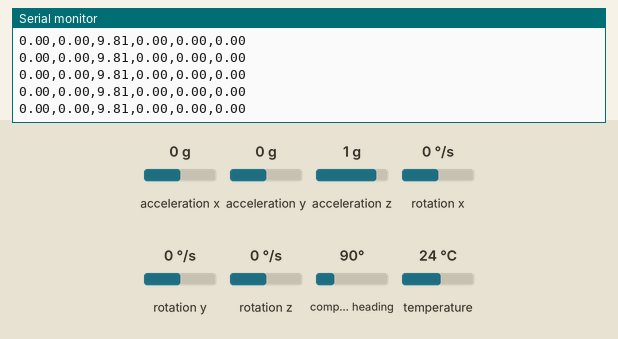
Simulated run of this sketch. Board: ESP32. Shown: the last lines printed to the serial monitor. The test bench sets the inputs (shaded band); at power-on: acceleration x 0 g, acceleration y 0 g, acceleration z 1 g, rotation x 0 °/s, rotation y 0 °/s, rotation z 0 °/s, compass heading 90°, temperature 24 °C. Nothing arrives over Bluetooth unless stated; a phone connects over Bluetooth LE 3 s after start.

Above: at 1.2 s.
1.3 s: acceleration x set to -1.4 g
At 1.33 s:
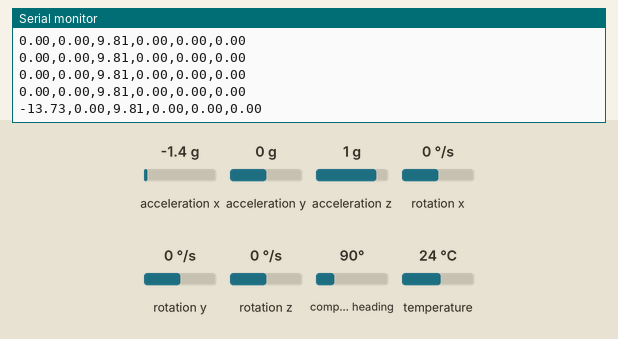
2.8 s: acceleration y set to -1.4 g
At 2.8 s:
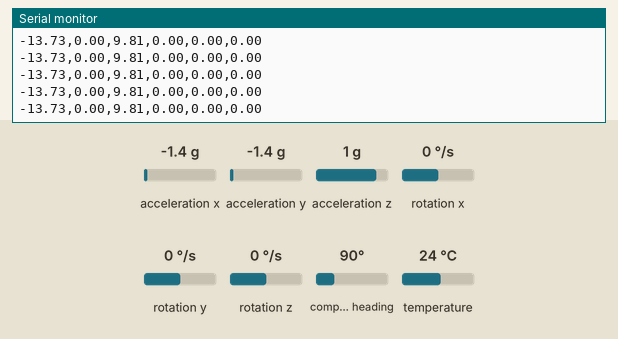
4.3 s: acceleration z set to -1.4 g
At 4.32 s:
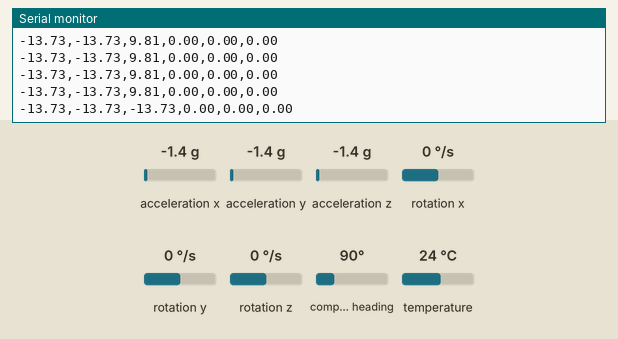
5.8 s: rotation x set to -192 °/s
At 5.8 s:
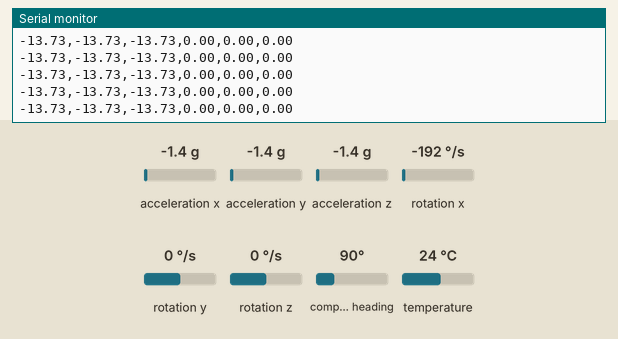
7.3 s: rotation y set to -192 °/s
At 7.32 s:
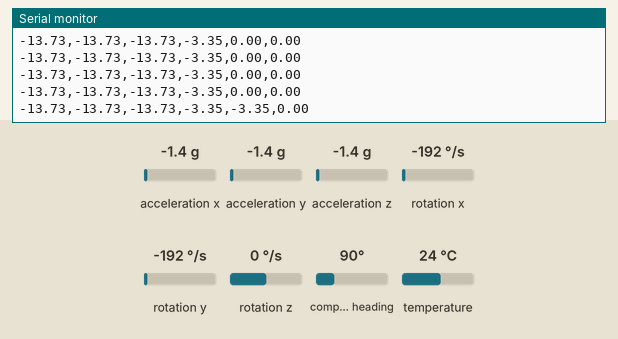

The sketch:

mar27_swipe_esp.ino
```cpp
#include <Adafruit_LSM9DS1.h>
#include <Wire.h>
#include <BLEDevice.h>
#include <BLEServer.h>
#include <BLEUtils.h>
#include <BLE2902.h>

// Nordic UART Service UUIDs (standard for BLE serial)
#define SERVICE_UUID        "6E400001-B5A3-F393-E0A9-E50E24DCCA9E"
#define TX_CHAR_UUID        "6E400003-B5A3-F393-E0A9-E50E24DCCA9E"

Adafruit_LSM9DS1 lsm = Adafruit_LSM9DS1();
BLECharacteristic *pTxCharacteristic;
bool deviceConnected = false;

class MyServerCallbacks : public BLEServerCallbacks {
  void onConnect(BLEServer *pServer) { deviceConnected = true; }
  void onDisconnect(BLEServer *pServer) {
    deviceConnected = false;
    pServer->getAdvertising()->start(); // restart advertising
  }
};

void setup() {
  Serial.begin(115200);

  if (!lsm.begin()) {
    Serial.println("LSM9DS1 Sensor Not Found!");
    while (1);
  }
  lsm.setupAccel(lsm.LSM9DS1_ACCELRANGE_2G);
  lsm.setupGyro(lsm.LSM9DS1_GYROSCALE_245DPS);

  // BLE setup
  BLEDevice::init("ESP32_Sensor");
  BLEServer *pServer = BLEDevice::createServer();
  pServer->setCallbacks(new MyServerCallbacks());

  BLEService *pService = pServer->createService(SERVICE_UUID);
  pTxCharacteristic = pService->createCharacteristic(
    TX_CHAR_UUID, BLECharacteristic::PROPERTY_NOTIFY
  );
  pTxCharacteristic->addDescriptor(new BLE2902());
  pService->start();

  pServer->getAdvertising()->addServiceUUID(SERVICE_UUID);
  pServer->getAdvertising()->start();
  Serial.println("BLE advertising started...");
}

void loop() {
  lsm.read();
  sensors_event_t a, m, g, temp;
  lsm.getEvent(&a, &m, &g, &temp);

  char buf[80];
  snprintf(buf, sizeof(buf), "%.2f,%.2f,%.2f,%.2f,%.2f,%.2f",
    a.acceleration.x, a.acceleration.y, a.acceleration.z,
    g.gyro.x, g.gyro.y, g.gyro.z);

  // Always send over USB Serial
  Serial.println(buf);

  // Send over BLE if connected
  if (deviceConnected) {
    pTxCharacteristic->setValue((uint8_t *)buf, strlen(buf));
    pTxCharacteristic->notify();
  }

  delay(50);
}
```

Measured:
- after the input at 1.3 s, the serial monitor: prints a new line at once (image 1)
- after the input at 4.3 s, the serial monitor: prints a new line at once (image 3)
- after the input at 7.3 s, the serial monitor: prints a new line at once (image 5)
